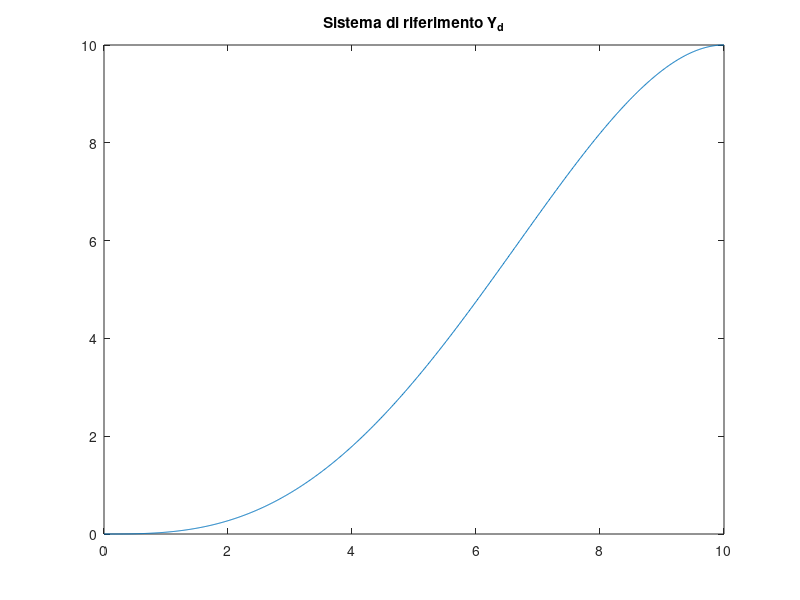
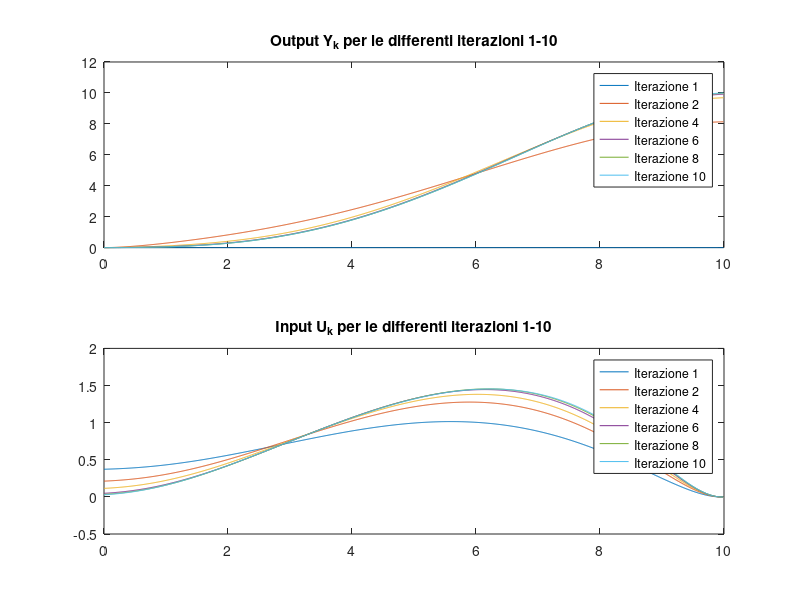
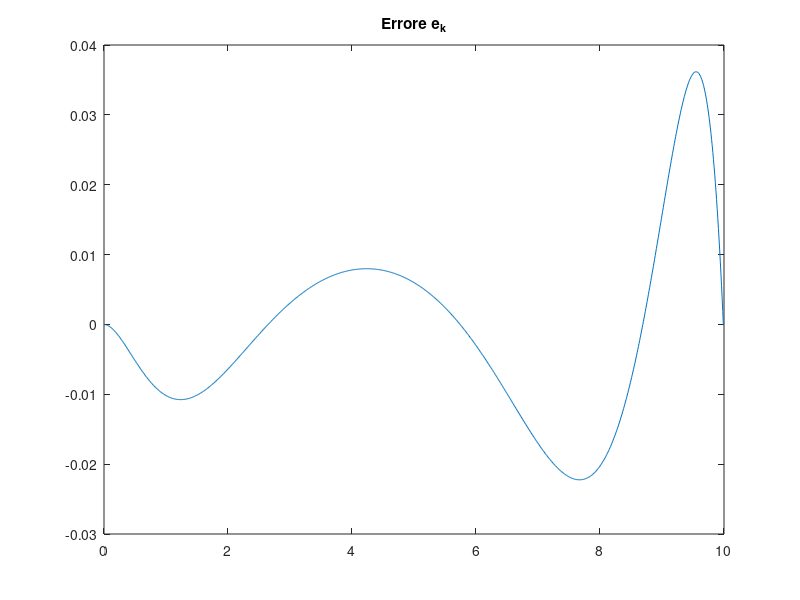
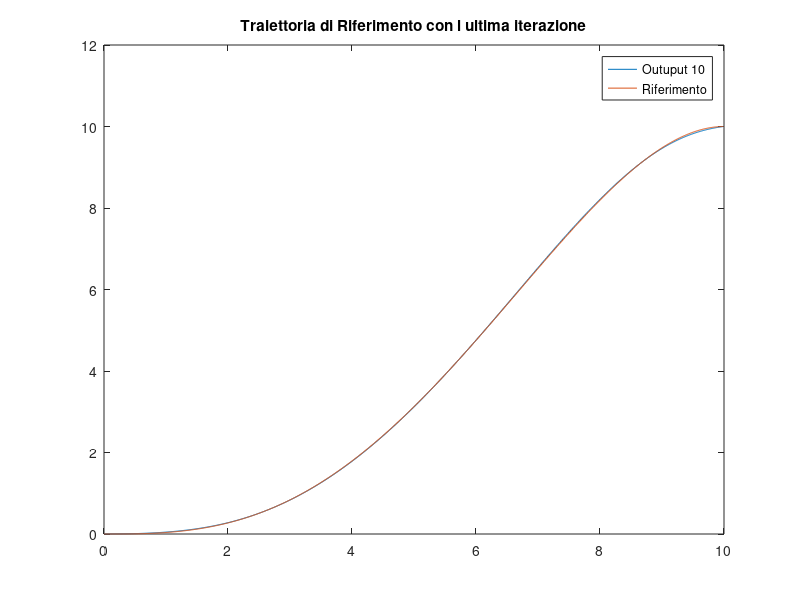

MATLAB code for these plots, in order:

%Tirocinio
%Per prima cosa devo creare un ciclo di controllo dell'impianto
%variabili da implementare: Y_d(reference trajectory) U_k(Input) Y_k(Output)
%e_k(tracking error) = y_d - y_k;


% ---- Traiettoria-->  reference trajectory denotata come y_d sugli appunti
% (pag. 3)
clear all
close all

traiettoria= 0:0.01:10;                                   %è un vettore per identificare la traiettoria che incrementa di 0.01
lunghezza=length(traiettoria);
y_d = zeros(1, lunghezza);
for i=0 :lunghezza-1
    y_d(i+1)=traiettoria(i+1)^3*(4-0.3*traiettoria(i+1))*0.01;
end

figure(1)
plot(traiettoria,y_d);
title('Sistema di riferimento Y_d')

%====================================================
%prova a modificare le matrici A/B che sono quelle che modificano proprio
%lo stato del sistema--> errore input e output modificati
%Variabili che utilizzo per la matrice quadrata A
q=0.8;
s=0.5;
e=1.5;
r=0.01;

%prova1 matrice quadrata
%A=[1 0.1;0.05 1.1];
%prova2 matrice quadrata --> quella che si comporta megio col sistema!
A=[0 1;(q*r/(e*s^2))-1 2-(q*r/(e*s^2))];	 %A è una matrice quadrata
%prova3 matrice quadrata
%A=[0 1;(q*r/e^5)-1 2-(q*r/(e^5))]
B=[0;(r^2)/(e*s^2)];                         %B è un vettore colonna                
%B= [0.45; 0.6];
C=[0 1];
R = 5;                                       %rho --> cambia lo smorzamento
%================================================================
%Studiamo e risolviamo l'equazione di riccati (sist. a tempo discreto) --> eq. differenziale per le
%matrici quadratiche

%legenda:    il nostro K --> è P nel pdf
P(:,:,1001)=zeros(2,2); % P(N)
G(1001,:)=zeros(1,2); % Guadagno
for t=1:1000
    %leggi da pag. 20->22 degli appunti ricordati che K(una matrice) ha
    %soluzioni dell'equazioni di Riccati alle diff. all'indietro.
    %N.B: Q = C'*C
    P(:,:,1001-t)=A'*P(:,:,1001-t+1)*A + C'*C - A'*P(:,:,1001-t+1)*B* ...
        inv(B'*P(:,:,1001-t+1)*B + R)*B'*P(:,:,1001-t+1)*A;
    %il controllo ottimo  in retroazione deve essere lineare il cui
    %guadagno deve essere come l'equazione portata nella pag 22 degli
    %appunti.
    G(1001-t,:) = inv(B'*P(:,:,1001-t)*B+R)*B'*P(:,:,1001-t)*A; % Guadagno di kalman per sistema a  tempo discreto
end
%===============================================================

%Inizializzo le variabili
iterazioni = 10;
lunghezza = 1000;
e_k=zeros(1,1001);                             % Errore
u=zeros(1,1000);                               % Input dell'iterazione precedente
x(:,1001)=zeros(2,1);                          % stato della precedente iterazione
x_k(:,1)=zeros(2,1);                           % stato iniziale corrente

u_k = zeros(iterazioni+1, lunghezza);
u_k(1,:)=ones(1, lunghezza);                   % input corrente
y = zeros(iterazioni, lunghezza);

%===============================================================

%Riprendo  la parte del Pdf riguardo il Tempo Discreto dell'ILC:
%il sistema è formato dalla derivata I Xk(t) = A*Xk(t) + B*Uk(t)
%                                      Yk(t) = C*Xk(t)
%N.B: A,B,C sono sistemi matriciali.
%finchè è richiesta una ripetizione di un certo task, lo stato iniziale
%deve essere resettato per ogni iterazione---> X_k(0) = X_0 per ogni K
%mettiamo il caso di fare 10 iterazioni..

%Creo un ciclo for di controllo per far scendere l'errore a 0 alla fine
%delle 10 iterazioni

for k=1 : iterazioni                                     %-->k = iterazioni
    %Unable to perform assignment because the size of the left side is 1-by-1 and the size of the right side is 1001-by-2.
    %Quest'errore mi è apparso perchè lo spazio vettoriale richiesto è
    %troppo piccolo rispetto al guadagno causato proprio dall'eq. di
    %riccati (1001)
    %creo una nuova matrice di zeri per inserire le iterazioni al suo
    %interno
    indietro(:,1001)=zeros(2,1); % sarebbe l'epsilon(N)
    %prova a scrivere l'equazione alle differenze finite di ordine m 
    for m=1:1000
        %per rappresentare la matrice identica A di ordine n, usa il metodo
        %'eye'
        %risolviamo l'ultima parte dell'eq. di riccati--> RICORDA: di
        %moltiplicare l'errore di tracciamento e_k, se non dovesse
        %funzionare rivediti la parte degli appunti riguardante riccati
        %perchè potrebbero esserci problemi con l'eq. di riccati
        E = B*inv(R)*B';
        indietro(:,1001-m) = inv(eye(2,2) + (P(:,:,1001-m) * E))*(A'* indietro(:,1001-m+1) + C' * e_k(1001-m+1));
    end
    for t=1 : lunghezza                                                                                      
        % ---- Update Law--> falla con u_k e non u_k+1 dove G è la  matrice
        % di guadagno d'apprendimento, u_k è il nostro input, (x_k(:,t)-x(:,t))è
        % l'"innovation term", (1/R)-->[inv(R)] è lo smorzamento del sistema.
        % siccome ho utilizzato l'update law u_k devo prendere l'iterazione
        % precedente e sottrarla al guadagno * l'innovation term
        % -->se non dovesse funzionare riguardati gli appunti a pagina 5 (1.6) e il pdf a pag 24 
        u_k(k,t) = u(t) - (G(t,:) * (x_k(:, t) - x(:,t))) + (inv(R) * B' * indietro(:,t));   %Input  
        x_k(:,t+1) = A*x_k(:,t) + B*u_k(k,t);               % Stato del sistema (vedi pagina 4 degli appunti)
        y(k,t)= C*x_k(:,t);                                 % Output Y_k
        e_k(t)=y_d(t)-y(k,t);                               % Errore di tracciamento --> (traiettoria - output)
        
        %salva gli stati calcolati
        x(:, t) = x_k(:,t);                                 % Salvo lo stato del sistema per la prossima iterazione
        u(t) = u_k(k, t);                                   % Salvo l'input per la prossima iterazione
    end
    x(:,t+1)=x_k(:,t+1);                                    % pongo lo stato della prossima iterazione come iterazione attuale
end



%Nell'output voglio vedere che per ogni iterazione che passa, la triettoria
%n prenderà le 'sembianze' della reference Trajectory
figure(2);
subplot(2,1,1)%Output
plot(traiettoria(1:end-1), y(1,:), traiettoria(1:end-1), y(2,:), traiettoria(1:end-1), y(4,:), traiettoria(1:end-1), y(6,:), traiettoria(1:end-1), y(8,:), traiettoria(1:end-1), y(10,:));
title('Output Y_k per le differenti iterazioni 1-10');
legend('Iterazione 1','Iterazione 2','Iterazione 4','Iterazione 6','Iterazione 8','Iterazione 10');

%Per gli input dovrei aspettarmi che le varie traiettorie tornino a
%0-->ergo  l'inpug U_k è ottimo e non dovremmo migliorarlo nell'iterazione
%successiva.----> FUNZIONA!!
subplot(2,1,2) %Input 
plot(traiettoria(1:end-1), u_k(2,:), traiettoria(1:end-1), u_k(3,:), traiettoria(1:end-1), u_k(4,:), traiettoria(1:end-1), u_k(6,:), traiettoria(1:end-1), u_k(8,:), traiettoria(1:end-1), u_k(10,:));
title('Input U_k per le differenti iterazioni 1-10');
legend('Iterazione 1','Iterazione 2','Iterazione 4','Iterazione 6','Iterazione 8','Iterazione 10');

%Tracciamo l'errore 
figure(3);
plot(traiettoria(1:end-1), e_k(1:end-1));
title('Errore e_k');

%Confornto tra la traiettoria di riferimento con l'ultima iterazione
%Se l'algoritmo dovesse funzionare decentemente, l'ultima iterazione
%dovrebbe riprendere la traiettoria di riferimento.-->FUNZIONA!! le due
%traiettorie sono perfettamente sovrapposte!
figure(4);
plot(traiettoria(1:end-1), y(10,:), traiettoria(1:end-1), y_d(1:end-1));
title('Traiettoria di Riferimento con l ultima iterazione');
legend('Outuput 10','Riferimento');


